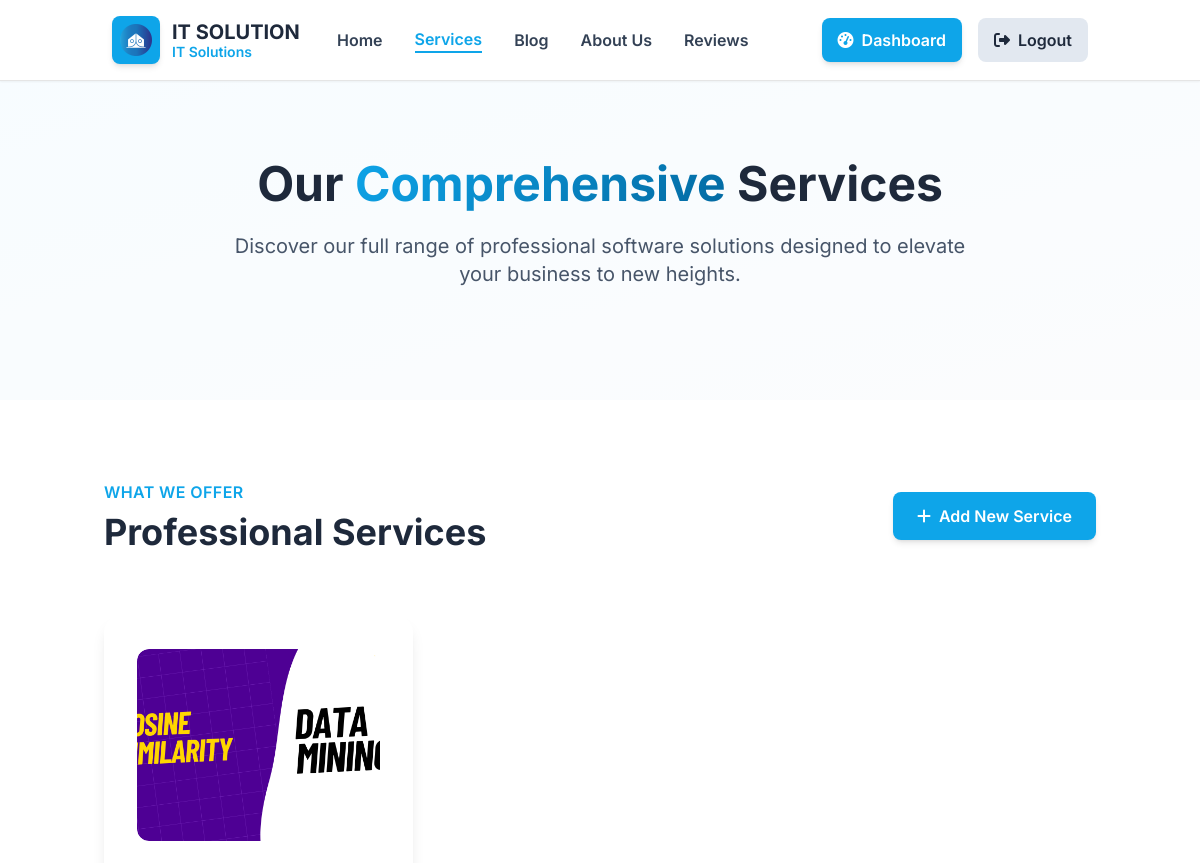
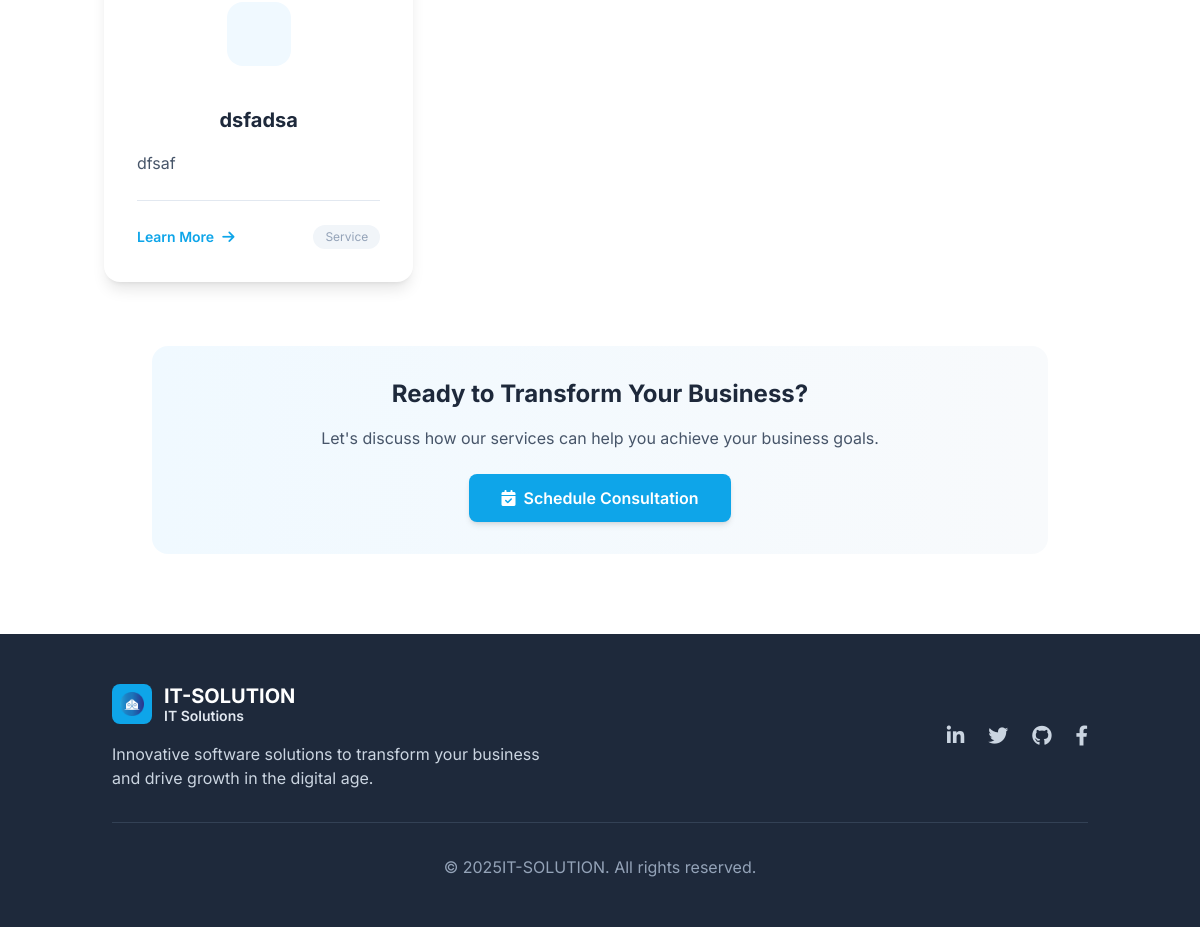
The page /services/ (signed in) on the database its author committed (2 pictures, top to bottom).
### protfolio/models.py (models this page shows, shortened)
class Service(models.Model):
    title = models.CharField(max_length=100)
    description = models.TextField()
    icon_class = models.CharField(max_length=50, help_text="Font Awesome class, e.g., 'fas fa-laptop-code'")
    image = models.ImageField(upload_to='service_images/', blank=True, null=True, help_text="Optional image for the service")

### protfolio/views.py (the view)
# urls.py: path('services/', views.services_page, name='services'),
def services_page(request):
    services = Service.objects.all()
    return render(request, 'services.html', {'services': services})

### templates/services.html (shortened to what this page needs)
{% load static %}
<!DOCTYPE html>
<html lang="en">
<head>
    <script src="https://cdn.tailwindcss.com/3.4.3"></script>
    <link rel="stylesheet" href="https://cdnjs.cloudflare.com/ajax/libs/font-awesome/6.4.0/css/all.min.css">
    <link href="https://unpkg.com/aos@2.3.1/dist/aos.css" rel="stylesheet">
</head>
<body class="bg-white dark:bg-accent-900 text-accent-800 dark:text-accent-100 font-sans transition-colors duration-300">
    <header class="glass-effect fixed w-full z-50 shadow-sm">
        <nav class="container mx-auto px-6 py-4 flex justify-between items-center">
            <a href="{% url 'home' %}" class="flex items-center space-x-3 group">
                <div class="p-2 bg-primary-500 rounded-lg group-hover:bg-primary-600 transition-colors shadow-md">
                    <img class="w-8 h-8" src="{% static 'images/logo.png' %}" alt="IT-SOLUTION Logo">
                </div>
                <div>
                    <span class="text-xl font-bold text-accent-800 dark:text-white block">IT SOLUTION</span>
                    <span class="text-primary-500 font-semibold text-sm -mt-1 block">IT Solutions</span>
                </div>
            </a>
            <div class="hidden md:flex items-center space-x-8 font-medium">
                <a href="{% url 'home' %}" class="nav-link text-accent-700 dark:text-accent-200 hover:text-primary-500 font-semibold">Home</a>
                <a href="{% url 'services' %}" class="nav-link text-primary-500 font-semibold border-b-2 border-primary-500">Services</a>
                <a href="{% url 'blog' %}" class="nav-link text-accent-700 dark:text-accent-200 hover:text-primary-500 font-semibold">Blog</a>
                <a href="{% url 'about_us' %}" class="nav-link text-accent-700 dark:text-accent-200 hover:text-primary-500 font-semibold">About Us</a>
                <a href="{% url 'review_page' %}" class="nav-link text-accent-700 dark:text-accent-200 hover:text-primary-500 font-semibold">Reviews</a>
            </div>
            <div class="flex items-center space-x-4">
                <button id="theme-toggle" type="button"
                    class="text-accent-500 dark:text-accent-400 hover:bg-accent-100 dark:hover:bg-accent-800
                    focus:outline-none focus:ring-2 focus:ring-primary-500 rounded-lg p-2.5 transition-colors">
                </button>
                {% if user.is_authenticated %}
                    {% if user.profile.role == 'SUPERADMIN' %}
                        <a href="{% url 'dashboard' %}"
                           class="bg-primary-500 hover:bg-primary-600 text-white px-4 py-2.5 rounded-lg font-semibold transition-all shadow-md hover:shadow-lg flex items-center">
                            <i class="fas fa-tachometer-alt mr-2"></i>Dashboard
                        </a>
                    {% endif %}
                    <a href="{% url 'logout' %}"
                       class="bg-accent-200 hover:bg-accent-300 text-accent-800 dark:bg-accent-700 dark:hover:bg-accent-600 dark:text-accent-100 px-4 py-2.5 rounded-lg font-semibold transition-all flex items-center">
                        <i class="fas fa-sign-out-alt mr-2"></i>Logout
                    </a>
                {% else %}
                    <a href="{% url 'login' %}"
                       class="bg-primary-500 hover:bg-primary-600 text-white px-6 py-2.5 rounded-lg font-semibold transition-all shadow-md hover:shadow-lg flex items-center">
                        <i class="fas fa-sign-in-alt mr-2"></i>Login
                    </a>
                {% endif %}
            </div>
        </nav>
    </header>
    <main class="pt-20">
        <section class="relative py-20 bg-gradient-to-br from-primary-50 to-accent-50 dark:from-accent-800 dark:to-accent-900 overflow-hidden">
            <div class="absolute inset-0 bg-white/50 dark:bg-black/20"></div>
            <div class="relative container mx-auto px-4 text-center">
                <h1 class="text-4xl md:text-5xl font-bold mb-6 text-accent-800 dark:text-white" data-aos="fade-up">
                    Our <span class="gradient-text">Comprehensive</span> Services
                </h1>
                <p class="text-xl text-accent-600 dark:text-accent-300 max-w-3xl mx-auto mb-8" data-aos="fade-up" data-aos-delay="200">
                    Discover our full range of professional software solutions designed to elevate your business to new heights.
                </p>
            </div>
        </section>
        <section class="py-20 bg-white dark:bg-accent-900 overflow-hidden">
            <div class="container mx-auto px-4">
                <div class="flex flex-col md:flex-row justify-between items-center mb-16" data-aos="fade-up">
                    <div class="text-center md:text-left mb-6 md:mb-0">
                        <span class="text-primary-500 font-semibold tracking-wide uppercase">What We Offer</span>
                        <h2 class="text-3xl md:text-4xl font-bold mt-2 text-accent-800 dark:text-white">Professional Services</h2>
                    </div>
                    {% if user.is_authenticated and user.profile.role == 'SUPERADMIN' %}
                    <a href="{% url 'service_create' %}"
                       class="bg-primary-500 hover:bg-primary-600 text-white font-semibold py-3 px-6 rounded-lg transition-all duration-300 shadow-md hover:shadow-lg flex items-center">
                        <i class="fas fa-plus mr-2"></i> Add New Service
                    </a>
                    {% endif %}
                </div>
                <div class="grid md:grid-cols-2 lg:grid-cols-3 gap-8">
                    {% for service in services %}
                    <div class="service-card bg-white dark:bg-accent-800 p-8 rounded-2xl shadow-lg flex flex-col relative group"
                         data-aos="fade-up" data-aos-delay="{{ forloop.counter0|add:1 }}00">
                        {% if service.image %}
                        <div class="mb-6 overflow-hidden rounded-xl">
                            <img src="{{ service.image.url }}" alt="{{ service.title }}"
                                 class="w-full h-48 object-cover rounded-xl transition-transform duration-300 group-hover:scale-105">
                        </div>
                        {% endif %}
                        <div class="text-center mb-6">
                           {% if service.icon_class %}
                           <div class="inline-flex items-center justify-center w-16 h-16 bg-primary-50 dark:bg-primary-900/30 text-primary-500 rounded-2xl mb-4">
                            </div>
                           {% endif %}
                        </div>
                        <h3 class="text-xl font-bold mb-4 text-accent-800 dark:text-white text-center group-hover:text-primary-500 transition-colors">
                            {{ service.title }}
                        </h3>
                        <p class="text-accent-600 dark:text-accent-300 flex-grow leading-relaxed">
                            {{ service.description }}
                        </p>
                        <div class="mt-6 pt-6 border-t border-accent-200 dark:border-accent-700 flex justify-between items-center">
                            <a href="#" class="text-primary-500 hover:text-primary-600 font-semibold text-sm flex items-center group/link">
                                Learn More
                                <i class="fas fa-arrow-right ml-2 group-hover/link:translate-x-1 transition-transform"></i>
                            </a>
                            <span class="text-xs text-accent-400 dark:text-accent-500 bg-accent-100 dark:bg-accent-700 px-3 py-1 rounded-full">
                                Service
                            </span>
                        </div>
                    </div>
                    {% endfor %}
                </div>
                <div class="text-center mt-16" data-aos="fade-up">
                    <div class="bg-gradient-to-r from-primary-50 to-accent-50 dark:from-accent-800 dark:to-accent-700 rounded-2xl p-8 max-w-4xl mx-auto">
                        <h3 class="text-2xl font-bold text-accent-800 dark:text-white mb-4">Ready to Transform Your Business?</h3>
                        <p class="text-accent-600 dark:text-accent-300 mb-6 max-w-2xl mx-auto">
                            Let's discuss how our services can help you achieve your business goals.
                        </p>
                        <a href="{% url 'about_us' %}"
                           class="bg-primary-500 hover:bg-primary-600 text-white font-semibold py-3 px-8 rounded-lg transition-all duration-300 shadow-md hover:shadow-lg inline-flex items-center">
                            <i class="fas fa-calendar-check mr-2"></i> Schedule Consultation
                        </a>
                    </div>
                </div>
            </div>
        </section>
    </main>
    <footer class="bg-accent-800 text-accent-200 py-12">
        <div class="container mx-auto px-6">
            <div class="flex flex-col md:flex-row justify-between items-center">
                <div class="mb-6 md:mb-0">
                    <a href="{% url 'home' %}" class="flex items-center space-x-3">
                        <div class="p-2 bg-primary-500 rounded-lg">
                            <img class="w-6 h-6" src="{% static 'images/logo.png' %}" alt="IT-SOLUTION Logo">
                        </div>
                        <div>
                            <span class="text-xl font-bold text-white block">IT-SOLUTION</span>
                            <span class="text-primary-400 font-semibold text-sm -mt-1 block">IT Solutions</span>
                        </div>
                    </a>
                    <p class="mt-4 text-accent-300 max-w-md">Innovative software solutions to transform your business and drive growth in the digital age.</p>
                </div>
                <div class="flex space-x-6">
                    <a href="#" class="text-accent-300 hover:text-white transition-colors">
                        <i class="fab fa-linkedin-in text-xl"></i>
                    </a>
                    <a href="#" class="text-accent-300 hover:text-white transition-colors">
                        <i class="fab fa-twitter text-xl"></i>
                    </a>
                    <a href="#" class="text-accent-300 hover:text-white transition-colors">
                        <i class="fab fa-github text-xl"></i>
                    </a>
                    <a href="#" class="text-accent-300 hover:text-white transition-colors">
                        <i class="fab fa-facebook-f text-xl"></i>
                    </a>
                </div>
            </div>
            <div class="border-t border-accent-700 mt-8 pt-8 text-center text-accent-400">
                <p>&copy; {% now "Y" %}IT-SOLUTION. All rights reserved.</p>
            </div>
        </div>
    </footer>
</body>
</html>

### templates/services.html (style rules this page uses)
.glass-effect { background: rgba(255, 255, 255, 0.95); backdrop-filter: blur(10px); border-bottom: 1px solid rgba(0, 0, 0, 0.1); }
.service-card { transition: transform 0.3s ease, box-shadow 0.3s ease; border: 1px solid transparent; }
.nav-link { position: relative; }
.nav-link::after { content: ''; position: absolute; width: 0; height: 2px; bottom: -4px; left: 0; background-color: #0ea5e9; transition: width 0.3s ease; }
.gradient-text { background: linear-gradient(135deg, #0ea5e9 0%, #0369a1 100%); -webkit-background-clip: text; -webkit-text-fill-color: transparent; background-clip: text; }

### rows shown on the page
Service: image (picture), title "dsfadsa", description "dfsaf"
